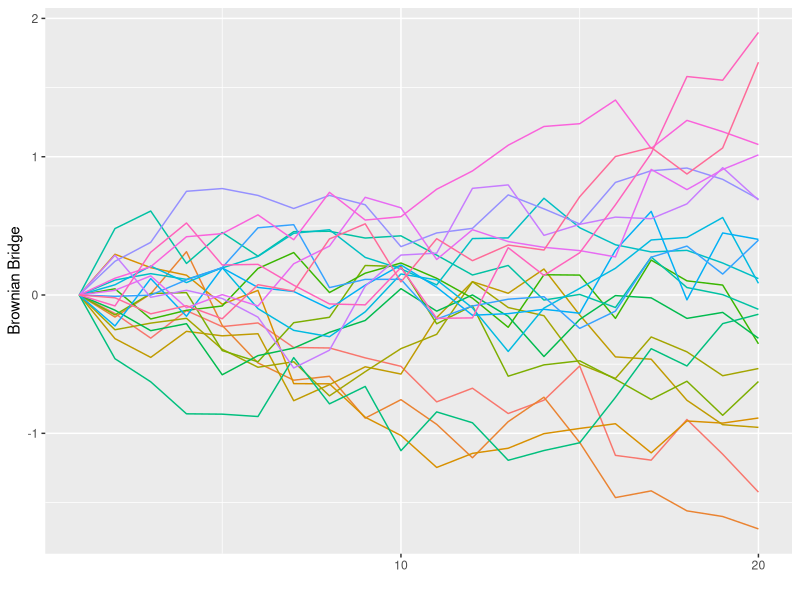
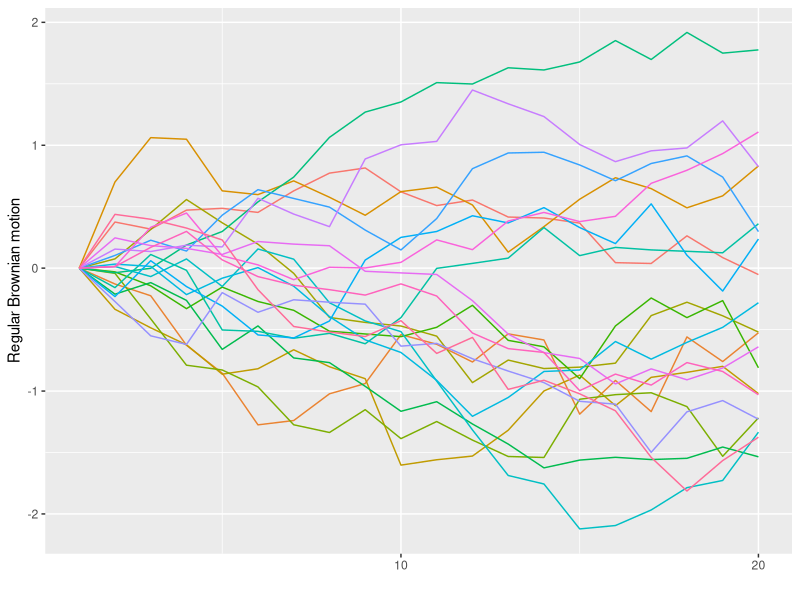

Here is the R script that generated these plots, in order:
library(ggplot2)
library(reshape)

# ===== Functions ============================= #
# Brownian bridge
bridge <- function(data, stop, n){
  for (t in 2:(stop-1)){
    a <- data[,(t-1)]
    b <- data[,stop]
    data[,t] <- ((stop - t) * a + b) / (stop - (t-1)) +
      sqrt((stop - t) / (stop - (t - 1)) / stop) * rnorm(n=n, mean = 0, sd = 1)
  }
  return(data)
}
# ============================================= #

# Brownian Bridge with stratified maturity
n   <- 20
m   <- 2
l   <- n / m
mat <- 1
ts  <- 20
dt  <- mat / ts
W   <- matrix(0, n, ts)

# for each stratum ...
for (i in 1:l){
  a <- 1 + (i - 1) * m
  b <- i * m
  U <- runif(m, 0, 1)
  V <- (i - 1 + U) / l
  W[a:b, ts] <- sqrt(mat) * qnorm(V)
}

W <- bridge(data = W, stop = ts, n = n)

df <- as.data.frame(t(W))
df <- melt(df)
df$rowid <- 1:ts

ggplot(data = df, 
       aes(x = rowid, 
           y = value, 
           group = factor(variable),
           color = factor(variable)),
       guides = FALSE) +
  geom_line() +
  labs(x = '', y = 'Brownian Bridge') +
  theme(legend.position = 'none') + 
  scale_x_continuous(breaks = seq(0,20, 10))

# Comparison with cmc brownian motion
z <- cbind(0, matrix(rnorm(n * (ts-1)), n, ts-1))

for (t in 2:ts){
  z[,t] <- z[,t-1] + sqrt(dt) * z[,t]
}

df_cmc <- as.data.frame(t(z))
df_cmc <- melt(df_cmc)
df_cmc$rowid <- 1:ts

ggplot(data = df_cmc, 
       aes(x = rowid, 
           y = value, 
           group = factor(variable),
           color = factor(variable))) +
  geom_line() +
  labs(x = '', y = 'Regular Brownian motion') +
  theme(legend.position = 'none') + 
  scale_x_continuous(breaks = seq(0,20, 10))
